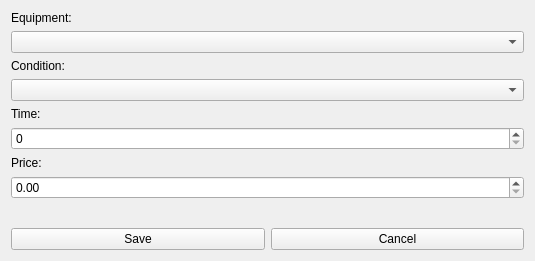
<?xml version="1.0" encoding="UTF-8"?>
<ui version="4.0">
 <class>PriceForm</class>
 <widget class="QWidget" name="PriceForm">
  <property name="geometry">
   <rect>
    <x>0</x>
    <y>0</y>
    <width>535</width>
    <height>261</height>
   </rect>
  </property>
  <property name="windowTitle">
   <string>SkiRent - price</string>
  </property>
  <layout class="QGridLayout" name="gridLayout">
   <item row="0" column="0">
    <layout class="QVBoxLayout" name="verticalLayout">
     <item>
      <widget class="QLabel" name="label">
       <property name="text">
        <string>Equipment:</string>
       </property>
      </widget>
     </item>
     <item>
      <widget class="QComboBox" name="typeCombo"/>
     </item>
     <item>
      <widget class="QLabel" name="label_2">
       <property name="text">
        <string>Condition:</string>
       </property>
      </widget>
     </item>
     <item>
      <widget class="QComboBox" name="conditionCombo"/>
     </item>
     <item>
      <widget class="QLabel" name="label_3">
       <property name="text">
        <string>Time:</string>
       </property>
      </widget>
     </item>
     <item>
      <widget class="QSpinBox" name="timeSpin"/>
     </item>
     <item>
      <widget class="QLabel" name="label_4">
       <property name="text">
        <string>Price:</string>
       </property>
      </widget>
     </item>
     <item>
      <widget class="QDoubleSpinBox" name="priceSpin"/>
     </item>
     <item>
      <spacer name="verticalSpacer">
       <property name="orientation">
        <enum>Qt::Vertical</enum>
       </property>
       <property name="sizeHint" stdset="0">
        <size>
         <width>20</width>
         <height>40</height>
        </size>
       </property>
      </spacer>
     </item>
    </layout>
   </item>
   <item row="1" column="0">
    <layout class="QHBoxLayout" name="horizontalLayout">
     <item>
      <widget class="QPushButton" name="saveButton">
       <property name="text">
        <string>Save</string>
       </property>
      </widget>
     </item>
     <item>
      <widget class="QPushButton" name="cancelButton">
       <property name="text">
        <string>Cancel</string>
       </property>
      </widget>
     </item>
    </layout>
   </item>
  </layout>
 </widget>
 <resources/>
 <connections/>
</ui>
